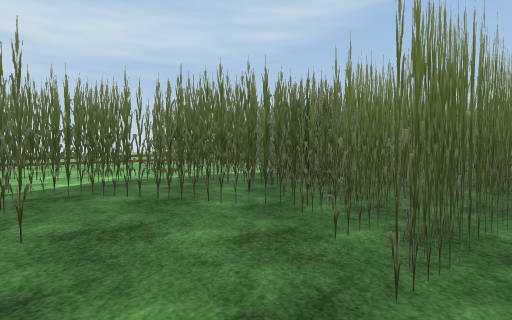
View 1 (above)

16 first-person views from a walk through a 3-D level made in the Unity game engine. The camera is 1.2 m above the floor, tilts 2° down and sees 80° across. The floor is counted in squares, 2 m on a side. Each view is taken from the middle of a square. On the plan, view 1 faces up. The plan holds only what a view shows up to about 9 squares ahead; the rest is blank. The place goes on beyond the plan. Some surface patterns are stand-ins.

View 2
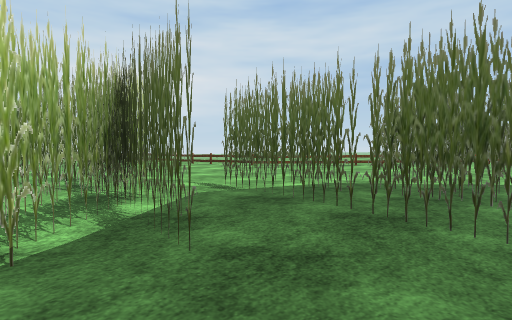

View 3
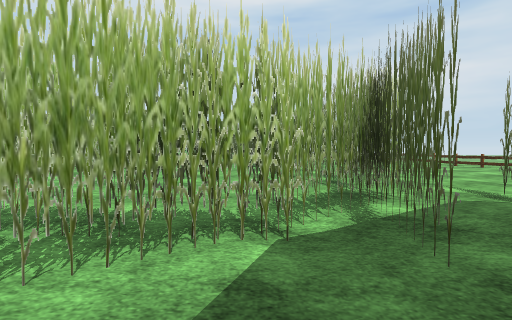

View 4
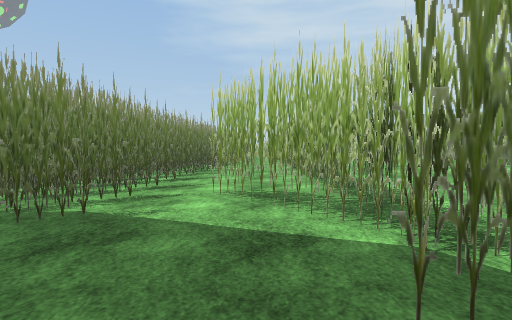

View 5
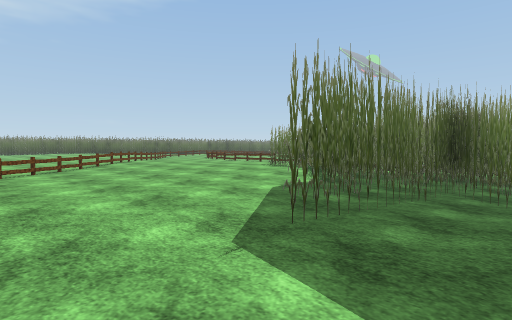

View 6
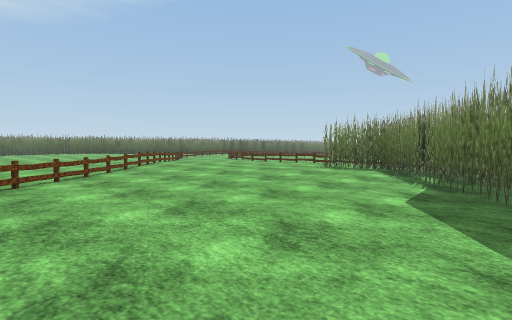

View 7
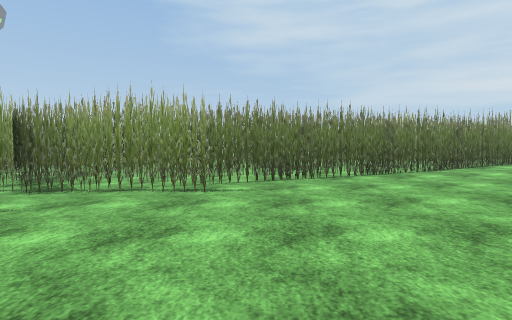

View 8
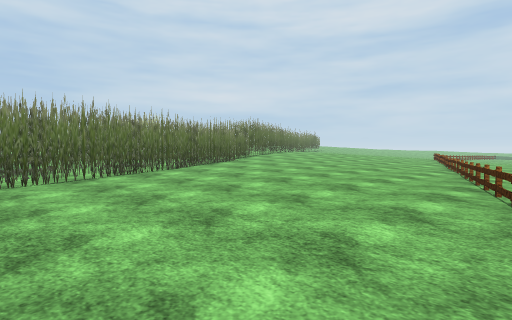

View 9
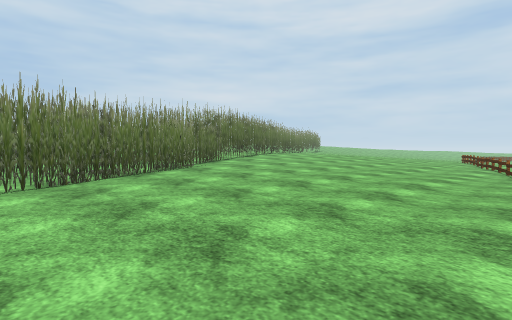

View 10
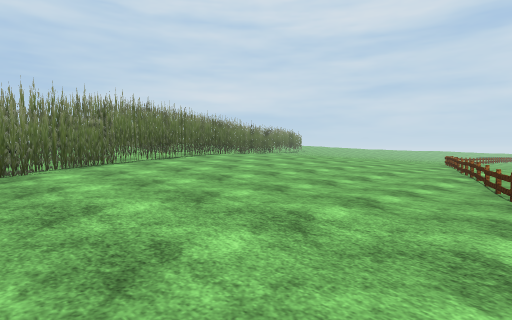

View 11
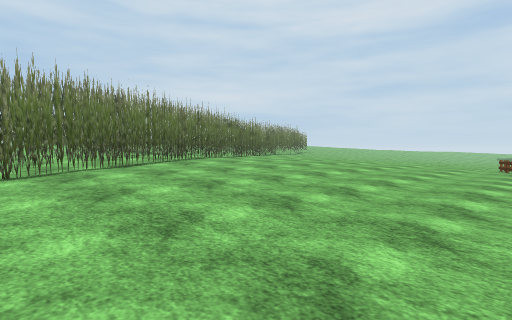

View 12
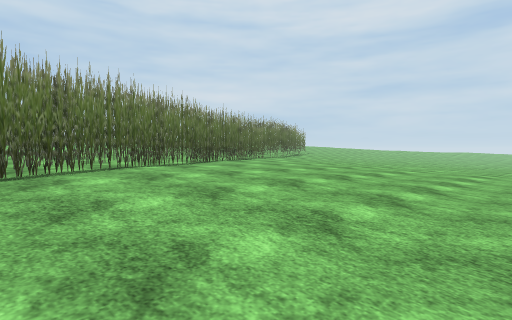

View 13
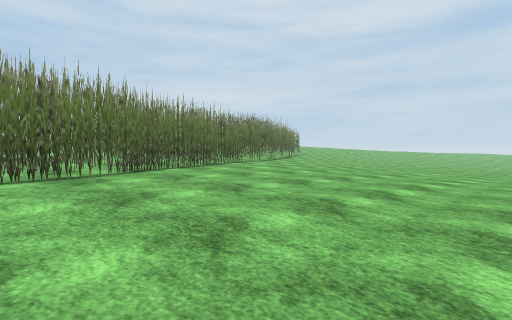

View 14
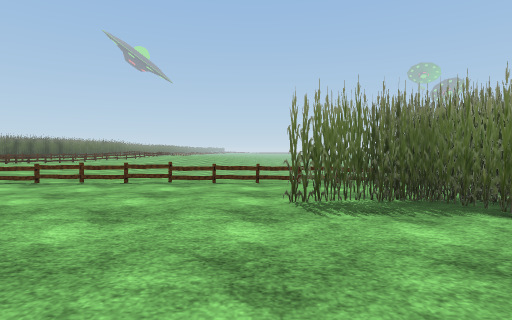

View 15
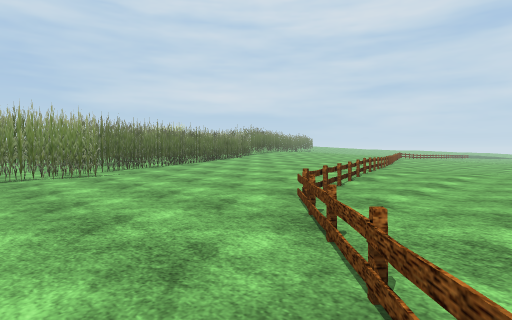

View 16
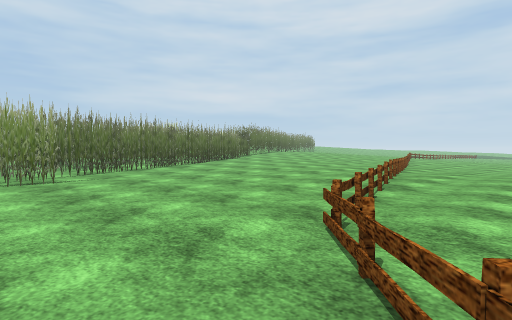

### Floor plan
Key: @ floor where view 1 was taken; # wall or solid block; . main floor; : floor 0.25 m higher than the main floor; - floor 0.25 m lower than the main floor; + floor 0.5 m higher than the main floor; _ floor 0.5 m lower than the main floor; * floor 0.75 m higher than the main floor; % floor 1 m higher than the main floor; / step, stairs or slope; = window, fence, low wall or low ledge; T thing the floor can be seen under or through.
Columns run from 26 left of view 1 to 6 right of it. Each row starts with its distance up from view 1.
 14                        ...=: :...
 13                        .==::.:...
 12                        ==..:.....
 11                       =.....::...
 10                  -...=.......#..-
  9            ---.---..=........##.=
  8            ---.....=.....--.###-
  7            --..=.==.-------####-
  6           --===.....------T## #--
  5         -=.=.......-----TTT#  #__
  4   ---====...........---TTTT#  #
  3   ===......:.........-----TT
  2 ==....:/.::::::.... #####--#
  1 .:////////:::::: ###    #--#
  0 ::////////::: ###       ##@#
 -1 :://++///+++###         ####
 -2 ::+++++++ ###
 -3 :+++***###
 -4 ++***###
 -5 +**###*
 -6 *###*%%
 -7 ##*%%%%
 -8   ////
 -9    ///

Where each view was taken, in squares from view 1:
view 1: 0 up, 0 right, facing up
view 2: 1 up, 0 right, facing up-left
view 3: 1 up, 0 right, facing left
view 4: 3 up, 1 left, facing down
view 5: 4 up, 4 left, facing up-right
view 6: 6 up, 4 left, facing up-right
view 7: 7 up, 7 left, facing down
view 8: 7 up, 7 left, facing down-left
view 9: 5 up, 10 left, facing down-left
view 10: 5 up, 13 left, facing down-left
view 11: 3 up, 15 left, facing down-left
view 12: 1 up, 18 left, facing down-left
view 13: 0 up, 20 left, facing down-left
view 14: 11 up, 0 right, facing right
view 15: 10 up, 4 left, facing down-left
view 16: 9 up, 5 left, facing down-left
